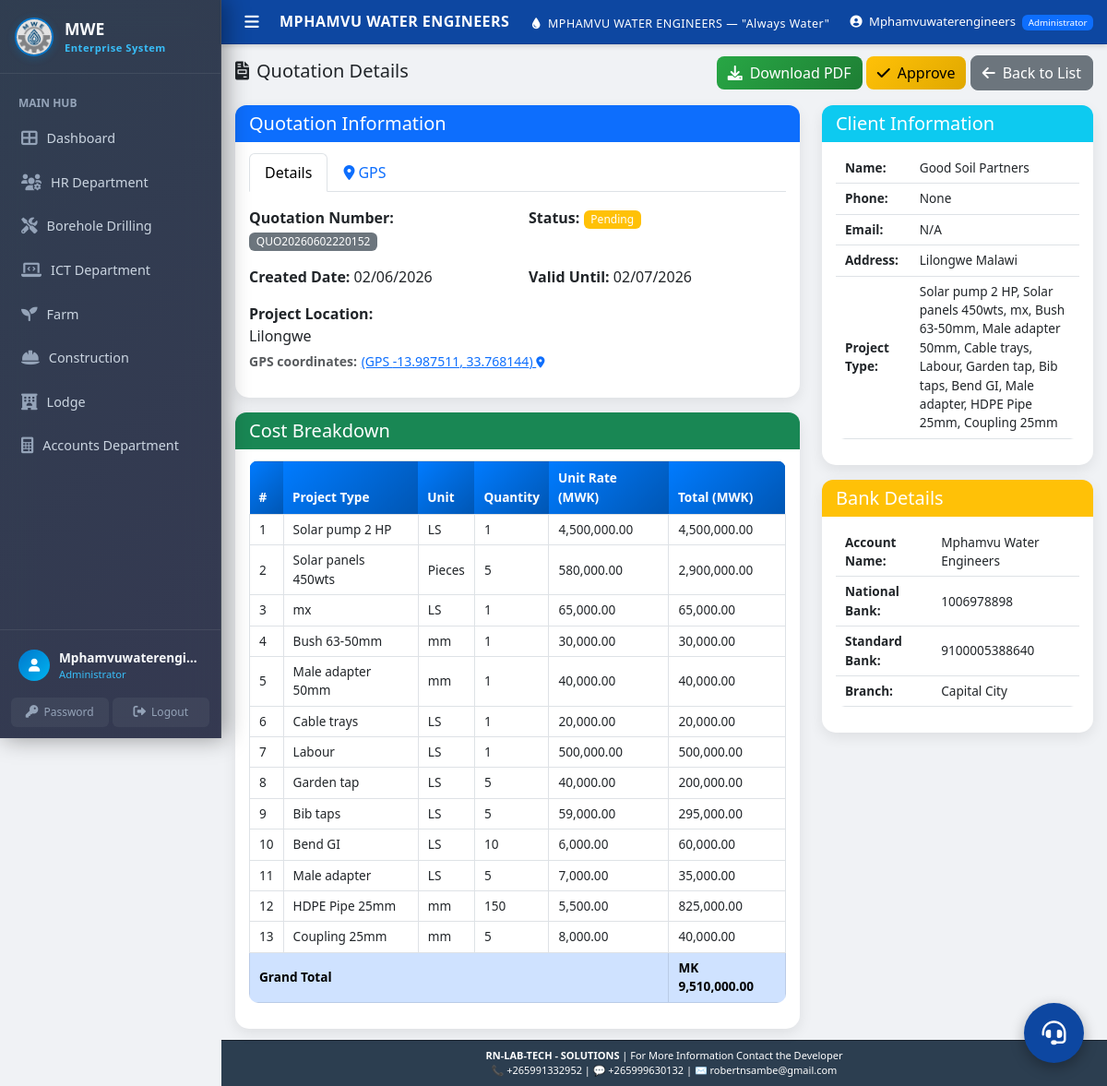
Page /quotations/view/40 (signed in) on the committed database.
### models.py (models this page shows)
class Quotation(db.Model):
    __tablename__ = 'quotations'
    quotation_id = db.Column(db.Integer, primary_key=True)
    client_id = db.Column(db.Integer, db.ForeignKey('clients.client_id'), nullable=False)
    project_location = db.Column(db.String(200), nullable=False)
    project_latitude = db.Column(db.Float, nullable=True)
    project_longitude = db.Column(db.Float, nullable=True)
    borehole_depth = db.Column(db.Float)
    equipment_cost = db.Column(db.Float, default=0)
    labour_cost = db.Column(db.Float, default=0)
    transport_cost = db.Column(db.Float, default=0)
    total_amount = db.Column(db.Float, nullable=False)
    validity_days = db.Column(db.Integer, default=30)
    description = db.Column(db.Text, default='We have pleasure in quoting our prices for borehole development as follows;')
    footnote = db.Column(db.Text, nullable=True)
    status = db.Column(db.String(20), default='Pending')
    delivery_confirmed = db.Column(db.Boolean, default=False)
    delivery_approved_by = db.Column(db.String(100))
    delivery_approved_date = db.Column(db.DateTime)
    invoice_generated = db.Column(db.Boolean, default=False)
    delivery_note_generated = db.Column(db.Boolean, default=False)
    created_at = db.Column(db.DateTime, default=datetime.utcnow)
    updated_at = db.Column(db.DateTime, default=datetime.utcnow, onupdate=datetime.utcnow)
    reference_number = db.Column(db.String(50), unique=True, default=lambda: get_reference_number('QUO'))
    department = db.Column(db.String(100), default='Borehole Drilling', nullable=False)
    client = db.relationship('Client', backref='quotations')
    quotation_items = db.relationship('QuotationItem', backref='quotation', cascade='all, delete-orphan')

class QuotationItem(db.Model):
    __tablename__ = 'quotation_items'
    id = db.Column(db.Integer, primary_key=True)
    quotation_id = db.Column(db.Integer, db.ForeignKey('quotations.quotation_id'), nullable=False)
    project_type = db.Column(db.String(200), nullable=False)
    unit = db.Column(db.String(50))
    quantity = db.Column(db.Float, nullable=False)
    unit_rate = db.Column(db.Float, nullable=False)
    total = db.Column(db.Float, nullable=False)

class Client(db.Model):
    __tablename__ = 'clients'
    client_id = db.Column(db.Integer, primary_key=True)
    client_name = db.Column(db.String(200), nullable=False)
    phone = db.Column(db.String(20), nullable=False)
    email = db.Column(db.String(100))
    address = db.Column(db.Text, nullable=False)
    project_type = db.Column(db.String(100), nullable=False)
    quotation_amount = db.Column(db.Float, default=0)
    contract_status = db.Column(db.String(20), default='Pending')
    payment_status = db.Column(db.String(20), default='Pending')
    total_transactions = db.Column(db.Integer, default=0)
    completed_transactions = db.Column(db.Integer, default=0)
    on_time_payments = db.Column(db.Integer, default=0)
    defaults = db.Column(db.Integer, default=0)
    credit_score = db.Column(db.Integer, default=0)
    created_at = db.Column(db.DateTime, default=datetime.utcnow)
    updated_at = db.Column(db.DateTime, default=datetime.utcnow, onupdate=datetime.utcnow)
    department = db.Column(db.String(100), default='Borehole Drilling', nullable=False)
    reference_number = db.Column(db.String(50), unique=True, default=lambda: get_reference_number('CLI'))

### quotations/quotation_routes.py (the view)
@quotations_bp.route('/view/<int:quotation_id>')
@login_required
def view_quotation(quotation_id):
    quotation = Quotation.query.get_or_404(quotation_id)
    return render_template('quotations/view.html', quotation=quotation, timedelta=timedelta)

### app.py (called while the page is built)
@app.context_processor
def inject_now():
    return {
        'datetime': datetime,
    }

### quotations/quotation_routes.py (called while the page is built)
def login_required(f):
    @wraps(f)
    def decorated_function(*args, **kwargs):
        if 'user_id' not in session:
            return redirect(url_for('login'))
        return f(*args, **kwargs)
    return decorated_function

### templates/quotations/view.html (shortened to what this page needs)
{% extends "base.html" %}
{% block content %}
<div class="row mb-4">
    <div class="col-12">
        <div class="d-flex justify-content-between align-items-center">
            <h2><i class="fas fa-file-invoice me-2"></i>Quotation Details</h2>
            <div>
                <a href="{{ url_for('quotations.download_quotation_pdf', quotation_id=quotation.quotation_id) }}" class="btn btn-success">
                    <i class="fas fa-download me-2"></i>Download PDF
                </a>
                {% if quotation.status == 'Pending' %}
                <button class="btn btn-warning" onclick="approveQuotation('{{ quotation.quotation_id }}')">
                    <i class="fas fa-check me-2"></i>Approve
                </button>
                {% endif %}
                <a href="{{ url_for('quotations.list_quotations') }}" class="btn btn-secondary">
                    <i class="fas fa-arrow-left me-2"></i>Back to List
                </a>
            </div>
        </div>
    </div>
</div>
<div class="row">
    <div class="col-md-8">
        <div class="card mb-3">
            <div class="card-header bg-primary text-white">
                <h5 class="mb-0">Quotation Information</h5>
            </div>
            <div class="card-body">
                <ul class="nav nav-tabs mb-3" id="quotationViewTabs" role="tablist">
                    <li class="nav-item" role="presentation">
                        <button class="nav-link active" id="quotation-details-tab" data-bs-toggle="tab" data-bs-target="#quotation-details-pane" type="button" role="tab" aria-controls="quotation-details-pane" aria-selected="true">Details</button>
                    </li>
                    <li class="nav-item" role="presentation">
                        <button class="nav-link" id="quotation-gps-tab" data-bs-toggle="tab" data-bs-target="#quotation-gps-pane" type="button" role="tab" aria-controls="quotation-gps-pane" aria-selected="false"><i class="fas fa-map-marker-alt me-1"></i>GPS</button>
                    </li>
                </ul>
                <div class="tab-content" id="quotationViewTabContent">
                <div class="tab-pane fade show active" id="quotation-details-pane" role="tabpanel" aria-labelledby="quotation-details-tab">
                <div class="row mb-3">
                    <div class="col-md-6">
                        <strong>Quotation Number:</strong>
                        <span class="badge bg-secondary">{{ quotation.reference_number }}</span>
                    </div>
                    <div class="col-md-6">
                        <strong>Status:</strong>
                        <span class="badge bg-{{
                            'success' if quotation.status == 'Approved'
                            else 'warning' if quotation.status == 'Pending'
                            else 'secondary'
                        }}">
                            {{ quotation.status }}
                        </span>
                    </div>
                </div>
                <div class="row mb-3">
                    <div class="col-md-6">
                        <strong>Created Date:</strong> {{ quotation.created_at.strftime('%d/%m/%Y') }}
                    </div>
                    <div class="col-md-6">
                        <strong>Valid Until:</strong> {{ (quotation.created_at.replace(tzinfo=None) + timedelta(days=quotation.validity_days or 30)).strftime('%d/%m/%Y') }}
                    </div>
                </div>
                <div class="mb-3">
                    <strong>Project Location:</strong><br>
                    {{ quotation.project_location or '—' }}
                    {% set read_only = true %}
                    {% set entity = quotation %}
                    {% include 'quotations/_project_coords_hint.html' %}
                </div>
                </div>
                    {% set gps_initial_lat = quotation.project_latitude %}
                    {% set gps_initial_lng = quotation.project_longitude %}
                    {% include 'quotations/_gps_map_view.html' %}
                </div>
            </div>
        </div>
        <div class="card">
            <div class="card-header bg-success text-white">
                <h5 class="mb-0">Cost Breakdown</h5>
            </div>
            <div class="card-body">
                <div class="table-responsive">
                    <table class="table table-bordered">
                        <thead class="table-light">
                            <tr>
                                <th>#</th>
                                <th>Project Type</th>
                                <th>Unit</th>
                                <th>Quantity</th>
                                <th>Unit Rate (MWK)</th>
                                <th>Total (MWK)</th>
                            </tr>
                        </thead>
                        <tbody>
                            {% if quotation.quotation_items %}
                                {% for item in quotation.quotation_items %}
                                <tr>
                                    <td>{{ loop.index }}</td>
                                    <td>{{ item.project_type }}</td>
                                    <td>{{ item.unit or 'N/A' }}</td>
                                    <td>{{ "{:,.2f}".format(item.quantity) if item.quantity != item.quantity|int else item.quantity|int }}</td>
                                    <td>{{ "{:,.2f}".format(item.unit_rate) }}</td>
                                    <td>{{ "{:,.2f}".format(item.total) }}</td>
                                </tr>
                                {% endfor %}
                            {% endif %}
                            <tr class="table-primary">
                                <td colspan="5"><strong>Grand Total</strong></td>
                                <td><strong>MK {{ "{:,.2f}".format(quotation.total_amount) }}</strong></td>
                            </tr>
                        </tbody>
                    </table>
                </div>
            </div>
        </div>
    </div>
    <div class="col-md-4">
        <div class="card mb-3">
            <div class="card-header bg-info text-white">
                <h5 class="mb-0">Client Information</h5>
            </div>
            <div class="card-body">
                <table class="table table-sm">
                    <tr>
                        <td><strong>Name:</strong></td>
                        <td>{{ quotation.client.client_name }}</td>
                    </tr>
                    <tr>
                        <td><strong>Phone:</strong></td>
                        <td>{{ quotation.client.phone }}</td>
                    </tr>
                    <tr>
                        <td><strong>Email:</strong></td>
                        <td>{{ quotation.client.email or 'N/A' }}</td>
                    </tr>
                    <tr>
                        <td><strong>Address:</strong></td>
                        <td>{{ quotation.client.address }}</td>
                    </tr>
                    <tr>
                        <td><strong>Project Type:</strong></td>
                        <td>{{ quotation.client.project_type }}</td>
                    </tr>
                </table>
            </div>
        </div>
        <div class="card">
            <div class="card-header bg-warning text-white">
                <h5 class="mb-0">Bank Details</h5>
            </div>
            <div class="card-body">
                <table class="table table-sm">
                    <tr>
                        <td><strong>Account Name:</strong></td>
                        <td>Mphamvu Water Engineers</td>
                    </tr>
                    <tr>
                        <td><strong>National Bank:</strong></td>
                        <td>1006978898</td>
                    </tr>
                    <tr>
                        <td><strong>Standard Bank:</strong></td>
                        <td>9100005388640</td>
                    </tr>
                    <tr>
                        <td><strong>Branch:</strong></td>
                        <td>Capital City</td>
                    </tr>
                </table>
            </div>
        </div>
    </div>
</div>
{% endblock %}

### templates/quotations/_project_coords_hint.html (shortened to what this page needs)
{% if read_only is defined and read_only and entity is defined %}
    {% if entity.project_latitude is not none and entity.project_longitude is not none %}
    <p class="small text-muted mb-0 mt-1"><strong>GPS coordinates:</strong>
        <button type="button" class="btn btn-link btn-sm p-0 align-baseline quotation-gps-coords-link text-primary"
                data-lat="{{ entity.project_latitude }}" data-lng="{{ entity.project_longitude }}"
                title="Show this location on the map">
            (GPS {{ "%.6f"|format(entity.project_latitude) }}, {{ "%.6f"|format(entity.project_longitude) }})
            <i class="fas fa-map-marker-alt small" aria-hidden="true"></i>
        </button>
    </p>
    {% endif %}
{% endif %}

### static/css/style.css (style rules this page uses)
:root { --primary-color: #007bff; --secondary-color: #6c757d; --success-color: #28a745; --danger-color: #dc3545; --warning-color: #ffc107; --info-color: #17a2b8; --light-color: #f8f9fa; --dark-color: #343a40; --water-blue: #00d4ff; --water-dark: #0056b3; --sidebar-width: 240px; --sidebar-collapsed-width: 72px; --sidebar-bg: #1a2332; --sidebar-hover: #243044; --sidebar-active: rgba(0, 119, 204, 0.2); --sidebar-active-border: #0077cc; --sidebar-text: rgba(255, 255, 255, 0.7); --sidebar-text-active: #ffffff; --header-height: 48px; --transition-speed: 0.3s; }
body { font-family: 'Segoe UI', Tahoma, Geneva, Verdana, sans-serif; background-color: #f0f2f5; margin: 0; overflow-x: hidden; }
.main-content .mb-4 { margin-bottom: 1rem !important; }
.main-content h2 { font-size: 1.25rem; margin-bottom: 0.25rem; }
.card { border: none; border-radius: 15px; box-shadow: 0 5px 15px rgba(0,0,0,0.08); transition: transform 0.3s ease, box-shadow 0.3s ease; }
.card-header { padding: 8px 15px; border-radius: 12px 12px 0 0 !important; border: none; font-weight: 600; }
.card-body { padding: 12px 15px; }
.btn { border-radius: 8px; font-weight: 500; transition: all 0.3s ease; }
.btn-success { background: linear-gradient(135deg, var(--success-color), #1e7e34); border: none; }
.btn-warning { background: linear-gradient(135deg, var(--warning-color), #e0a800); border: none; }
.table { border-radius: 10px; overflow: hidden; }
.table thead th { background: linear-gradient(135deg, var(--primary-color), var(--water-dark)); color: white; border: none; font-weight: 600; padding: 8px 10px; font-size: 0.85rem; }
.table tbody td { padding: 6px 10px; font-size: 0.85rem; vertical-align: middle; }
.badge { font-weight: 500; border-radius: 6px; }
.fade-in { animation: fadeIn 0.5s ease-in; }

### rows in the picture
Quotation: reference_number "QUO20260602220152", status "Pending", created_at "02/06/2026", created_at+validity_days "02/07/2026", project_location "Lilongwe", project_latitude "-13.987511", project_longitude "33.768144", total_amount "9,510,000.00"
QuotationItem: project_type "Solar pump 2 HP", unit "LS", quantity "1", unit_rate "4,500,000.00", total "4,500,000.00"
QuotationItem: project_type "Solar panels 450wts", unit "Pieces", quantity "5", unit_rate "580,000.00", total "2,900,000.00"
QuotationItem: project_type "mx", unit "LS", quantity "1", unit_rate "65,000.00", total "65,000.00"
QuotationItem: project_type "Bush 63-50mm", unit "mm", quantity "1", unit_rate "30,000.00", total "30,000.00"
QuotationItem: project_type "Male adapter 50mm", unit "mm", quantity "1", unit_rate "40,000.00", total "40,000.00"
QuotationItem: project_type "Cable trays", unit "LS", quantity "1", unit_rate "20,000.00", total "20,000.00"
QuotationItem: project_type "Labour", unit "LS", quantity "1", unit_rate "500,000.00", total "500,000.00"
QuotationItem: project_type "Garden tap", unit "LS", quantity "5", unit_rate "40,000.00", total "200,000.00"
QuotationItem: project_type "Bib taps", unit "LS", quantity "5", unit_rate "59,000.00", total "295,000.00"
QuotationItem: project_type "Bend GI", unit "LS", quantity "10", unit_rate "6,000.00", total "60,000.00"
QuotationItem: project_type "Male adapter", unit "LS", quantity "5", unit_rate "7,000.00", total "35,000.00"
QuotationItem: project_type "HDPE Pipe 25mm", unit "mm", quantity "150", unit_rate "5,500.00", total "825,000.00"
QuotationItem: project_type "Coupling 25mm", unit "mm", quantity "5", unit_rate "8,000.00", total "40,000.00"
Client: client.client_name "Good Soil Partners", client.phone "None", client "N/A", client.address "Lilongwe Malawi", client.project_type "Solar pump 2 HP, Solar panels 450wts, mx, Bush 63-50mm, Male adapter 50mm, Cable trays, Labour, Garden tap, Bib taps, Bend GI, Male adapter, HDPE Pipe 25mm, Coupling 25mm"

### other values in the picture
{{ session.username }} "Mphamvuwaterengi…"
{{ session.role }} "Administrator"
{{ session.username }} "Mphamvuwaterengineers"
